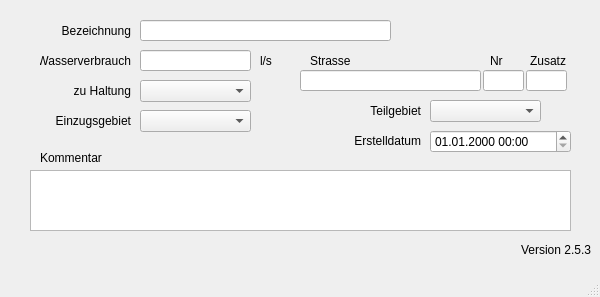
<?xml version="1.0" encoding="UTF-8"?>
<ui version="4.0">
 <class>Direkteinleitungen</class>
 <widget class="QMainWindow" name="Direkteinleitungen">
  <property name="enabled">
   <bool>true</bool>
  </property>
  <property name="geometry">
   <rect>
    <x>0</x>
    <y>0</y>
    <width>600</width>
    <height>297</height>
   </rect>
  </property>
  <property name="windowTitle">
   <string>MainWindow</string>
  </property>
  <widget class="QWidget" name="centralwidget">
   <widget class="QLabel" name="label_20">
    <property name="geometry">
     <rect>
      <x>70</x>
      <y>80</y>
      <width>61</width>
      <height>21</height>
     </rect>
    </property>
    <property name="text">
     <string>zu Haltung</string>
    </property>
    <property name="alignment">
     <set>Qt::AlignRight|Qt::AlignTrailing|Qt::AlignVCenter</set>
    </property>
   </widget>
   <widget class="QLabel" name="label_5">
    <property name="geometry">
     <rect>
      <x>40</x>
      <y>50</y>
      <width>91</width>
      <height>21</height>
     </rect>
    </property>
    <property name="text">
     <string>Wasserverbrauch</string>
    </property>
    <property name="alignment">
     <set>Qt::AlignRight|Qt::AlignTrailing|Qt::AlignVCenter</set>
    </property>
   </widget>
   <widget class="QLabel" name="label_22">
    <property name="geometry">
     <rect>
      <x>360</x>
      <y>100</y>
      <width>61</width>
      <height>21</height>
     </rect>
    </property>
    <property name="text">
     <string>Teilgebiet</string>
    </property>
    <property name="alignment">
     <set>Qt::AlignRight|Qt::AlignTrailing|Qt::AlignVCenter</set>
    </property>
   </widget>
   <widget class="QLineEdit" name="zufluss">
    <property name="geometry">
     <rect>
      <x>140</x>
      <y>50</y>
      <width>111</width>
      <height>21</height>
     </rect>
    </property>
   </widget>
   <widget class="QComboBox" name="haltnam">
    <property name="geometry">
     <rect>
      <x>140</x>
      <y>80</y>
      <width>111</width>
      <height>22</height>
     </rect>
    </property>
   </widget>
   <widget class="QComboBox" name="teilgebiet">
    <property name="geometry">
     <rect>
      <x>430</x>
      <y>100</y>
      <width>111</width>
      <height>22</height>
     </rect>
    </property>
   </widget>
   <widget class="QLabel" name="label_6">
    <property name="geometry">
     <rect>
      <x>260</x>
      <y>50</y>
      <width>31</width>
      <height>21</height>
     </rect>
    </property>
    <property name="text">
     <string>l/s</string>
    </property>
   </widget>
   <widget class="QLabel" name="label_7">
    <property name="geometry">
     <rect>
      <x>310</x>
      <y>50</y>
      <width>51</width>
      <height>21</height>
     </rect>
    </property>
    <property name="text">
     <string>Strasse</string>
    </property>
   </widget>
   <widget class="QLineEdit" name="strassenname">
    <property name="geometry">
     <rect>
      <x>300</x>
      <y>70</y>
      <width>181</width>
      <height>21</height>
     </rect>
    </property>
   </widget>
   <widget class="QLineEdit" name="hausnummer">
    <property name="geometry">
     <rect>
      <x>483</x>
      <y>70</y>
      <width>41</width>
      <height>21</height>
     </rect>
    </property>
   </widget>
   <widget class="QLineEdit" name="zusatz">
    <property name="geometry">
     <rect>
      <x>526</x>
      <y>70</y>
      <width>41</width>
      <height>21</height>
     </rect>
    </property>
   </widget>
   <widget class="QLabel" name="label_8">
    <property name="geometry">
     <rect>
      <x>490</x>
      <y>50</y>
      <width>31</width>
      <height>21</height>
     </rect>
    </property>
    <property name="text">
     <string>Nr</string>
    </property>
   </widget>
   <widget class="QLabel" name="label_9">
    <property name="geometry">
     <rect>
      <x>530</x>
      <y>50</y>
      <width>41</width>
      <height>21</height>
     </rect>
    </property>
    <property name="text">
     <string>Zusatz</string>
    </property>
   </widget>
   <widget class="QTextEdit" name="kommentar">
    <property name="geometry">
     <rect>
      <x>30</x>
      <y>170</y>
      <width>541</width>
      <height>61</height>
     </rect>
    </property>
   </widget>
   <widget class="QLabel" name="label_14">
    <property name="geometry">
     <rect>
      <x>40</x>
      <y>150</y>
      <width>81</width>
      <height>16</height>
     </rect>
    </property>
    <property name="text">
     <string>Kommentar</string>
    </property>
   </widget>
   <widget class="QLabel" name="label_70">
    <property name="geometry">
     <rect>
      <x>350</x>
      <y>130</y>
      <width>71</width>
      <height>21</height>
     </rect>
    </property>
    <property name="text">
     <string>Erstelldatum</string>
    </property>
    <property name="alignment">
     <set>Qt::AlignRight|Qt::AlignTrailing|Qt::AlignVCenter</set>
    </property>
   </widget>
   <widget class="QLabel" name="lb_version">
    <property name="geometry">
     <rect>
      <x>520</x>
      <y>240</y>
      <width>71</width>
      <height>20</height>
     </rect>
    </property>
    <property name="toolTip">
     <string>Version QKan Import</string>
    </property>
    <property name="text">
     <string>Version 2.5.3</string>
    </property>
    <property name="alignment">
     <set>Qt::AlignRight|Qt::AlignTrailing|Qt::AlignVCenter</set>
    </property>
   </widget>
   <widget class="QLabel" name="label_23">
    <property name="geometry">
     <rect>
      <x>50</x>
      <y>110</y>
      <width>81</width>
      <height>21</height>
     </rect>
    </property>
    <property name="text">
     <string>Einzugsgebiet</string>
    </property>
    <property name="alignment">
     <set>Qt::AlignRight|Qt::AlignTrailing|Qt::AlignVCenter</set>
    </property>
   </widget>
   <widget class="QComboBox" name="einzugsgebiet">
    <property name="geometry">
     <rect>
      <x>140</x>
      <y>110</y>
      <width>111</width>
      <height>22</height>
     </rect>
    </property>
   </widget>
   <widget class="QLineEdit" name="elnam">
    <property name="geometry">
     <rect>
      <x>140</x>
      <y>20</y>
      <width>251</width>
      <height>21</height>
     </rect>
    </property>
   </widget>
   <widget class="QLabel" name="label_10">
    <property name="geometry">
     <rect>
      <x>40</x>
      <y>20</y>
      <width>91</width>
      <height>21</height>
     </rect>
    </property>
    <property name="text">
     <string>Bezeichnung</string>
    </property>
    <property name="alignment">
     <set>Qt::AlignRight|Qt::AlignTrailing|Qt::AlignVCenter</set>
    </property>
   </widget>
   <widget class="QgsDateTimeEdit" name="createdat">
    <property name="geometry">
     <rect>
      <x>430</x>
      <y>130</y>
      <width>141</width>
      <height>23</height>
     </rect>
    </property>
    <property name="currentSection">
     <enum>QDateTimeEdit::DaySection</enum>
    </property>
    <property name="displayFormat">
     <string>dd.MM.yyyy HH:mm</string>
    </property>
   </widget>
  </widget>
  <widget class="QMenuBar" name="menubar">
   <property name="geometry">
    <rect>
     <x>0</x>
     <y>0</y>
     <width>600</width>
     <height>21</height>
    </rect>
   </property>
  </widget>
  <widget class="QStatusBar" name="statusbar"/>
 </widget>
 <customwidgets>
  <customwidget>
   <class>QgsDateTimeEdit</class>
   <extends>QDateTimeEdit</extends>
   <header>qgsdatetimeedit.h</header>
  </customwidget>
 </customwidgets>
 <tabstops>
  <tabstop>zufluss</tabstop>
  <tabstop>teilgebiet</tabstop>
  <tabstop>haltnam</tabstop>
 </tabstops>
 <resources/>
 <connections/>
</ui>
